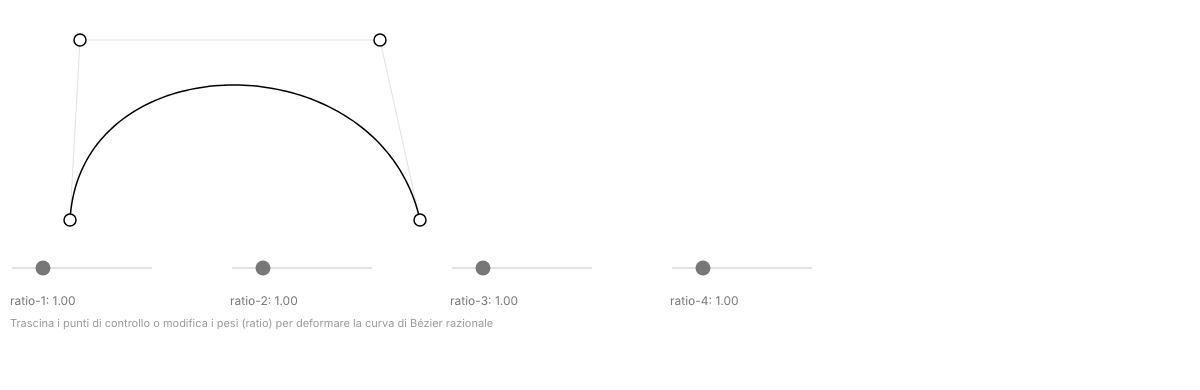
Frame 1 (no input)
Frame 60 (no input): identical to frame 1, image omitted
Frame 120 (the mouse pressed at the canvas centre since frame 60): identical to frame 1, image omitted

The p5.js sketch that drew this single still picture (run headless with seeded random() and noise() and a simulated clock; from frame 60 on, the mouse is pressed at the canvas centre):

// p5.js sketch
// ── sketch.js
// =====================================================
// Rational Cubic Bezier Curve — p5.js
// Stile e layout coordinati
// Slider e testi posizionati sotto al grafico
// =====================================================

let points = [];
let selectedPoint = null;

// pesi/ratios
let ratios = [1, 1, 1, 1];

// sliders
let sliders = [];

let scaleFactor = 1;
const GRAPHIC_HEIGHT = 250; // Altezza dedicata all'area di disegno della curva

// =====================================================
// SETUP
// =====================================================

function setup() {
  let canvasWidth = windowWidth;
  scaleFactor = canvasWidth / 1800;
  if (scaleFactor < 0.5) scaleFactor = 0.5;

  // Altezza impostata a 390 per contenere comodamente i blocchi di controllo sotto al grafico
  createCanvas(canvasWidth, 390);

  // curva cubic standard allineata all'area utile del grafico
  points = [
    createVector(70, GRAPHIC_HEIGHT - 30),
    createVector(80, 40),
    createVector(380, 40),
    createVector(420, GRAPHIC_HEIGHT - 30)
  ];

  // Configurazione degli sliders (Posizionati orizzontalmente sotto al grafico)
  for (let i = 0; i < 4; i++) {
    const s = createSlider(0.1, 5, 1, 0.01);

    // Distribuzione orizzontale distanziata sotto il grafico
    s.position(10 + i * 220, GRAPHIC_HEIGHT + 15);
    s.style("width", "140px");
    s.style("-webkit-appearance", "none");
    s.style("appearance", "none");
    s.style("height", "2px"); 
    s.style("background", "#e2e2e2"); 
    s.style("outline", "none");
    s.style("accent-color", "#777777"); 

    sliders.push(s);
  }

  textFont("Inter", "sans-serif");
}

// ============================================
// TEXT SAFE (Funzione di stile coordinato)
// ============================================

function drawTextSafe(str, x, y, size, isInstruction = false) {
  push();
  noStroke();
  if (isInstruction) {
    fill(153); // Grigio #999999 per indicazioni secondarie
  } else {
    fill(119); // Grigio #777777 per dati e stringhe principali
  }
  textStyle(NORMAL); 
  textAlign(LEFT);   
  textSize(size);
  text(str, x, y);
  pop();
}

// =====================================================
// DRAW
// =====================================================

function draw() {
  background(255);

  const labelSize = max(12, 13 * scaleFactor);
  
  // Calcolo delle posizioni verticali del testo sotto agli slider
  const mainTextY = GRAPHIC_HEIGHT + 55;
  const hintTextY = GRAPHIC_HEIGHT + 77;

  // aggiorna ratios dallo slider
  for (let i = 0; i < 4; i++) {
    ratios[i] = sliders[i].value();
  }

  // =========================================
  // skeleton
  // =========================================
  drawSkeleton();

  // =========================================
  // curva razionale
  // =========================================
  drawRationalBezier();

  // =========================================
  // control points
  // =========================================
  drawPoints();

  // =========================================
  // labels sliders (SPOSTATI SOTTO AD OGNI SLIDER)
  // =========================================
  for (let i = 0; i < 4; i++) {
    drawTextSafe(
      `ratio-${i + 1}: ${ratios[i].toFixed(2)}`,
      10 + i * 220,
      mainTextY,
      labelSize,
      false
    );
  }

  let hintString = "Trascina i punti di controllo o modifica i pesi (ratio) per deformare la curva di Bézier razionale";
  drawTextSafe(hintString, 10, hintTextY, labelSize - 1, true);
}

// =====================================================
// DRAW SKELETON
// =====================================================

function drawSkeleton() {
  stroke(226); // Grigio chiaro #e2e2e2 coerente
  strokeWeight(1);
  noFill();

  beginShape();
  for (let p of points) {
    vertex(p.x, p.y);
  }
  endShape();
}

// =====================================================
// DRAW CURVE
// =====================================================

function drawRationalBezier() {
  stroke(0);
  strokeWeight(1.5);
  noFill();

  beginShape();
  for (let t = 0; t <= 1.001; t += 0.01) {
    const p = getRationalPoint(t);
    vertex(p.x, p.y);
  }
  endShape();
}

// =====================================================
// RATIONAL CUBIC BEZIER
// =====================================================

function getRationalPoint(t) {
  const mt = 1 - t;

  // Bernstein basis cubic
  const b0 = mt * mt * mt;
  const b1 = 3 * mt * mt * t;
  const b2 = 3 * mt * t * t;
  const b3 = t * t * t;

  // weighted basis
  const wb0 = b0 * ratios[0];
  const wb1 = b1 * ratios[1];
  const wb2 = b2 * ratios[2];
  const wb3 = b3 * ratios[3];

  // denominator
  const denom = wb0 + wb1 + wb2 + wb3;

  // rational coordinates
  const x = (wb0 * points[0].x + wb1 * points[1].x + wb2 * points[2].x + wb3 * points[3].x) / denom;
  const y = (wb0 * points[0].y + wb1 * points[1].y + wb2 * points[2].y + wb3 * points[3].y) / denom;

  return createVector(x, y);
}

// =====================================================
// DRAW CONTROL POINTS
// =====================================================

function drawPoints() {
  stroke(0);
  strokeWeight(1.5);
  fill(255);

  for (let p of points) {
    circle(p.x, p.y, 12);
  }
}

// =====================================================
// DRAGGING
// =====================================================

function mousePressed() {
  // Evita l'interazione con i punti se si clicca sotto l'area del grafico
  if (mouseY > GRAPHIC_HEIGHT - 10) return;

  for (let p of points) {
    if (dist(mouseX, mouseY, p.x, p.y) < 12) {
      selectedPoint = p;
      break;
    }
  }
}

function mouseDragged() {
  if (selectedPoint) {
    selectedPoint.x = constrain(mouseX, 10, width - 10);
    selectedPoint.y = constrain(mouseY, 10, GRAPHIC_HEIGHT - 10);
  }
}

function mouseReleased() {
  selectedPoint = null;
}

function windowResized() {
  let canvasWidth = windowWidth;
  scaleFactor = canvasWidth / 1800;
  if (scaleFactor < 0.5) scaleFactor = 0.5;

  resizeCanvas(canvasWidth, 390);
}
